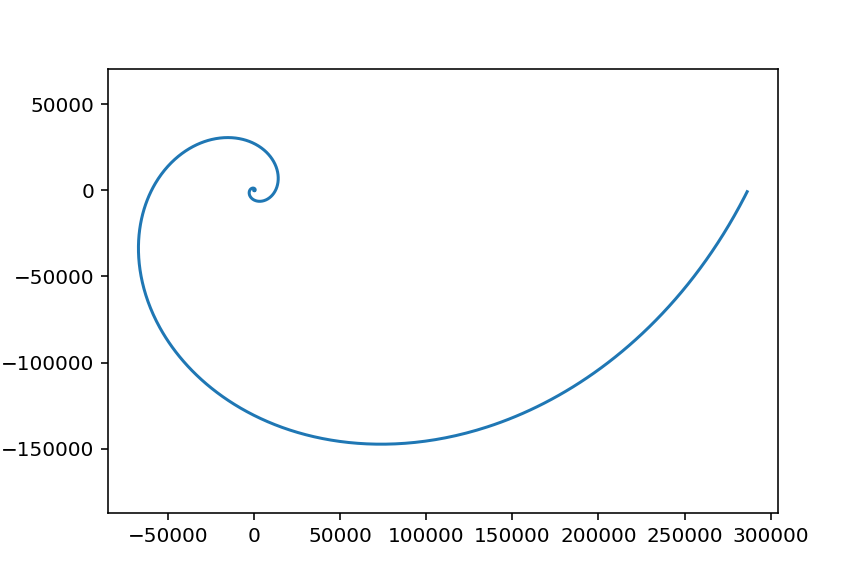

Source code (Python):
import matplotlib.pyplot as plt
import numpy as np



def log_spiral(b = 0.5):
    
    fi = np.arange(0, 8 * np.pi, 0.01)
    r = np.exp(b * fi)
    
    x = r * np.cos(fi)
    y = r * np.sin(fi)
    
    plt.plot(x, y)
    #plt.title('Base')
    # plt.grid()
    plt.axis('equal')
    plt.savefig('task_4_log_spiral.png')
    plt.close()
    
    
def arc_spiral(k = 0.9):
    
    fi = np.arange(0.01, 8 * np.pi, 0.01)
    r = fi * k
    
    x = r * np.cos(fi)
    y = r * np.sin(fi)
    
    plt.plot(x, y)
    #plt.title('Base')
    # plt.grid()
    plt.axis('equal')
    plt.savefig('task_4_arc_spiral.png')
    plt.close() #ДЛЯ НЕСКОЛЬКИХ ФУНКЦИЙ В 1 ФАЙЛЕ
    

def gezl_spiral(k = 0.02):
    
    fi = np.arange(0.01, 8 * np.pi, 0.01)
    r = k / np.sqrt(fi)
    
    x = r * np.cos(fi)
    y = r * np.sin(fi)
    
    plt.plot(x, y)
    #plt.title('Base')
    # plt.grid()
    plt.axis('equal')
    plt.savefig('task_4_gezl_spiral.png')
    plt.close() #ДЛЯ НЕСКОЛЬКИХ ФУНКЦИЙ В 1 ФАЙЛЕ
    
    
def rose(k = 6.32):
    
    fi = np.arange(0.01, 8 * np.pi, 0.01)
    r = np.sin(fi * k)
    
    x = r * np.cos(fi)
    y = r * np.sin(fi)
    
    plt.plot(x, y)
    #plt.title('Base')
    # plt.grid()
    plt.axis('equal')
    plt.savefig('task_4_rose.png')
    plt.close() #ДЛЯ НЕСКОЛЬКИХ ФУНКЦИЙ В 1 ФАЙЛЕ
    
    

if __name__ == '__main__':
    log_spiral()
    arc_spiral()
    gezl_spiral()
    rose()
